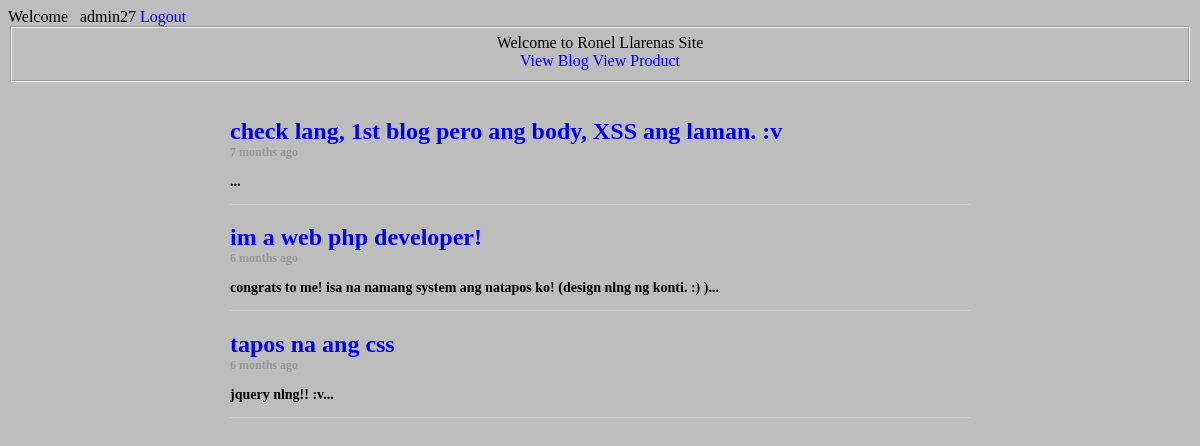
The page /user.php?viewblog (signed in) on the database its author committed.
### tables this page shows
CREATE TABLE IF NOT EXISTS `content` (
  `id` int(255) NOT NULL,
  `subject` varchar(255) NOT NULL,
  `body` text NOT NULL,
  `date` datetime NOT NULL,
  `views` int(255) NOT NULL DEFAULT '0'
);

### develop_php_library.php (called while the page is built)
<?php
class convertToAgo {
    function convert_datetime($str) {
   		list($date, $time) = explode(' ', $str);
    	list($year, $month, $day) = explode('-', $date);
    	list($hour, $minute, $second) = explode(':', $time);
    	$timestamp = mktime($hour, $minute, $second, $month, $day, $year);
    	return $timestamp;
    }
    function makeAgo($timestamp){
   		$difference = time() - $timestamp;
   		$periods = array("sec", "min", "hr", "day", "week", "month", "year", "decade");
   		$lengths = array("60","60","24","7","4.35","12","10");
   		for($j = 0; $difference >= $lengths[$j]; $j++)
   			$difference /= $lengths[$j];
   			$difference = round($difference);
   		if($difference != 1) $periods[$j].= "s";
   			$text = "$difference $periods[$j] ago";
   			return $text;
    }
}
?>

### viewblog.php (the view, shortened to what this page needs)
<?php
include_once("develop_php_library.php");
$con=mysqli_connect("localhost","root","","getdata");
?>
<!DOCTYPE html>
<html>
<head>
<link type="text/css" rel="stylesheet" href="css/style.css">
</head>
<body>
	<div id="container">
        	<?php
				$query = mysqli_query($con, "SELECT * FROM content");
				while($row = mysqli_fetch_array($query)){
					$date = $row['date'];
					$timeAgoObject = new convertToAgo;
					$ts = $date;
					$convertedTime = ($timeAgoObject -> convert_datetime($ts));
					$when = ($timeAgoObject -> makeAgo($convertedTime));
			?>
            <div class="wrapper">
           	<h2><a href="viewblog.php?id=<?php echo $row['id']; ?>"><?php echo $row['subject']; ?></a></h2>
            <h4><?php echo $when; ?></h4>
            <?php
			$body = $row['body'];
			if(strlen($body)>100){
				preg_match('/^([^.!?\s]*[\.!?\s]+){0,30}/', strip_tags($body), $abstract);
				echo "<h3>".$abstract[0]."...</h3>";
			}else{
				echo "<h3>".$body."...</h3>";
			}
			?>
            </div>
            <?php } ?>
        </div>
    </div>
</body>
</html>

### css/style.css (style rules this page uses)
body { background:#BDBDBD; }
#container { overflow:hidden; width:740px; margin-left:auto; margin-right:auto; }
h2 { font:Verdana, Geneva, sans-serif; font-size:24px; color:#06C; margin-bottom:0px; }
a { text-decoration:none; }
h3 { font:Georgia, "Times New Roman", Times, serif; font-size:14px; }
.wrapper { border-bottom:1px solid #CCC; }
h4 { font:Verdana, Geneva, sans-serif; font-size:12px; color:#999; margin:0px; }

### rows shown on the page
content: subject "check lang, 1st blog pero ang body, XSS ang laman. :v", date "7 months ago"
content: subject "im a web php developer!", date "6 months ago", body "congrats to me! isa na namang system ang natapos ko! (design nlng ng konti. :) )"
content: subject "tapos na ang css", date "6 months ago", body "jquery nlng!! :v"

### other values the page prints
$uname = $_SESSION['username'] "admin"
$pid = $_SESSION['pid'] "27"
